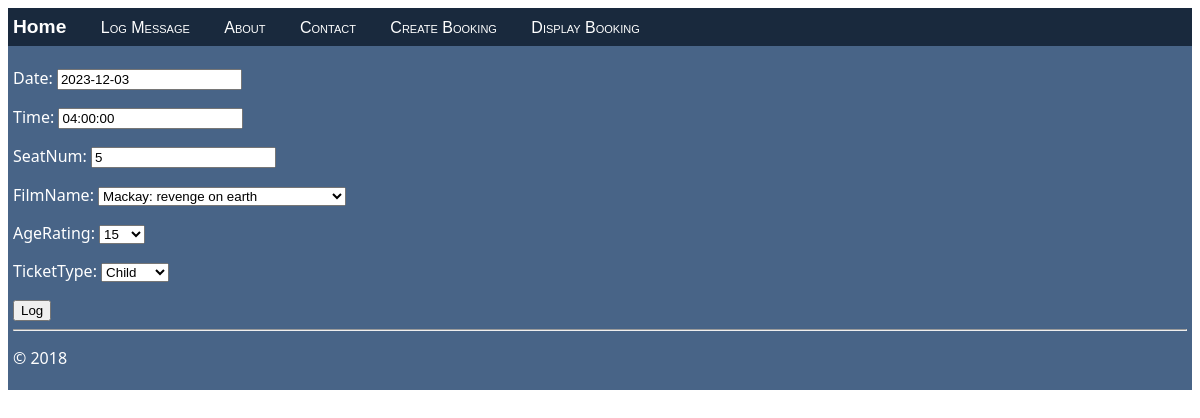
/updateBooking/2/, run on the app's committed database.
### hello/models.py (models this page shows, shortened)
class Booking(models.Model):
    bookingID = models.AutoField(primary_key=True,unique=True)
    date = models.DateField()
    time = models.TimeField()
    seatNum = models.IntegerField()
    filmName = models.ForeignKey(Film, related_name='+', on_delete=models.CASCADE,default='000000')
    ageRating = models.ForeignKey(ageRating, related_name='+', on_delete=models.CASCADE,default='000000')
    ticketType = models.CharField(max_length=20, choices=ticket_type, default="Student")

class Film(models.Model):
    filmID = models.AutoField(primary_key=True,unique=True)
    filmName = models.CharField(max_length=50)
    filmLength = models.TimeField()
    def __str__(self):
        return self.filmName

class ageRating(models.Model):
    ageID = models.AutoField(primary_key=True,unique=True)
    ageRating = models.CharField(max_length=10, choices=age_rating, default="000000")
    def __str__(self):
        return self.ageRating

### hello/views.py (the view)
# urls.py: path("updateBooking/<int:pk>/", views.updateBooking, name="updateBooking"),
def updateBooking(request, pk):
    booking = Booking.objects.get(pk=pk)
    form = BookingForm(request.POST or None, instance=booking)
    if request.method == "POST":
        if form.is_valid():
            booking = form.save(commit=False)
            booking.save()
            return redirect("home")
    else:
        return render(request, "hello/create_booking.html", {"form": form})

### hello/forms.py
class BookingForm(forms.ModelForm):
    class Meta:
        model = Booking
        fields = ("bookingID","date","time","seatNum","filmName","ageRating","ticketType")  # NOTE: the trailing comma is required

### hello/templates/hello/create_booking.html (shortened to what this page needs)
{% extends "hello/layout.html" %}
{% block content %}
    <form method="POST" class="log-form">
        {{ form.as_p }}
        <button type="submit" class="save btn btn-default">Log</button>
    </form>
{% endblock %}

### data on the page
Booking: date "2023-12-03", time "04:00:00", seatNum "5", ticketType "Child"
Film: filmName "Mackay: revenge on earth"
ageRating: ageRating "15"
